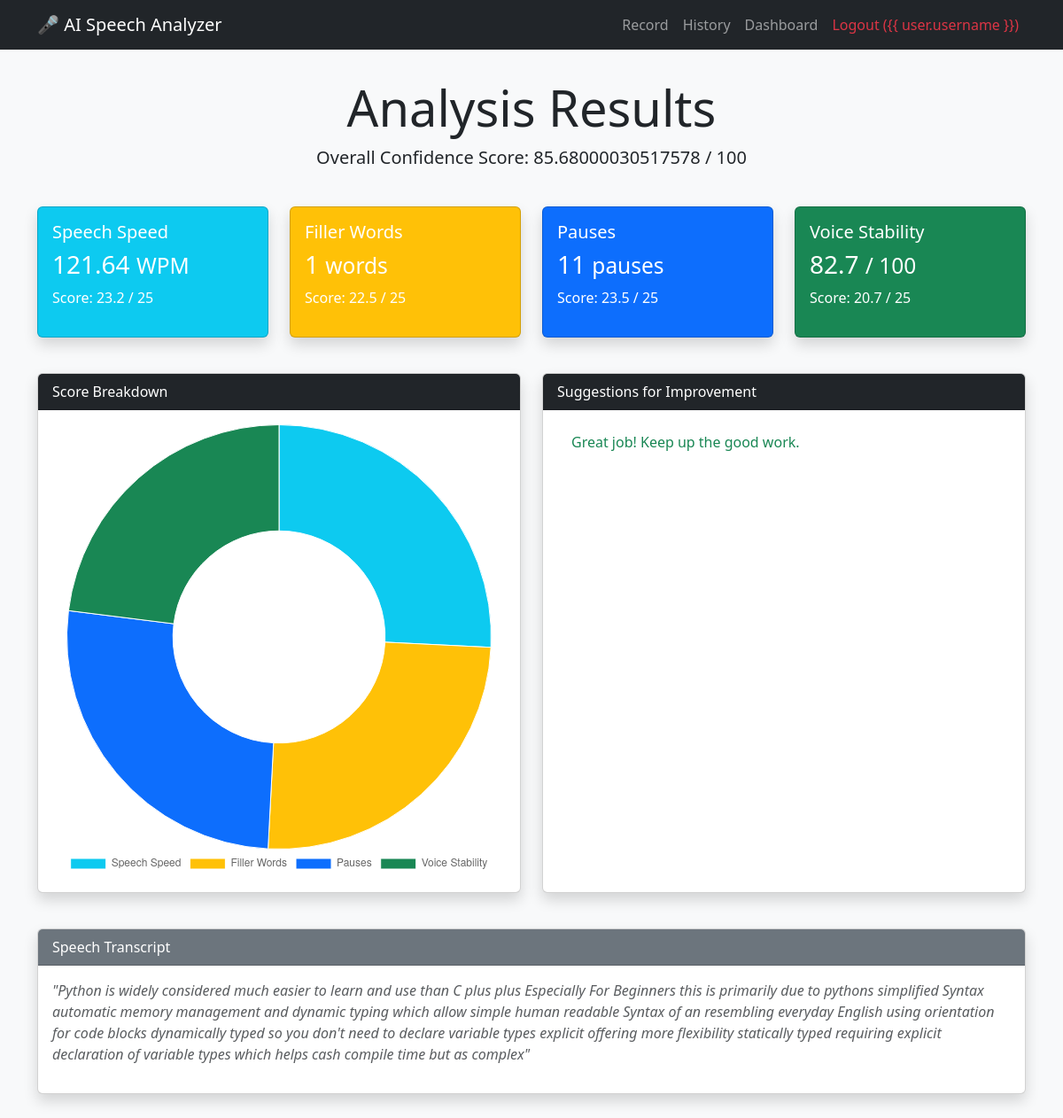
Page /results/59/ (signed in) on the committed database.
### analyzer/models.py (models this page shows, shortened)
class SpeechAnalysis(models.Model):
    uploaded_file = models.FileField(upload_to='speeches/')
    transcript = models.TextField(blank=True, null=True)
    speech_speed = models.FloatField(default=0.0)
    filler_word_count = models.IntegerField(default=0)
    pause_count = models.IntegerField(default=0)
    voice_stability = models.FloatField(default=0.0)
    confidence_score = models.FloatField(default=0.0)
    created_at = models.DateTimeField(auto_now_add=True)

### analyzer/views.py (the view)
# urls.py: path('results/<int:pk>/', views.results_dashboard, name='results_dashboard'),
@login_required(login_url='login')
def results_dashboard(request, pk):
    analysis = get_object_or_404(SpeechAnalysis, pk=pk)
    suggestions = []
    if analysis.speech_speed > 160:
        suggestions.append("Slow down! You are speaking too fast.")
    elif analysis.speech_speed < 120:
        suggestions.append("Try to speak a little faster and more energetically.")
    if analysis.filler_word_count > 5:
        suggestions.append("You have too many filler words. Practice pausing instead of saying 'um' or 'uh'.")
    if analysis.pause_count < 2:
        suggestions.append("Use more pauses to emphasize points.")
    if analysis.voice_stability < 50:
        suggestions.append("Your voice volume isn't stable. Try to maintain a constant tone and volume.")
    breakdown = {
        'speed': min(25, 25 - abs(140 - analysis.speech_speed) * 0.1),
        'filler': max(0, 25 - analysis.filler_word_count * 2.5),
        'pause': max(0, 25 - abs(10 - analysis.pause_count) * 1.5),
        'stability': min(25, (analysis.voice_stability / 100) * 25)
    }
    context = {
        'analysis': analysis,
        'suggestions': suggestions,
        'breakdown': breakdown,
    }
    return render(request, 'results.html', context)

### analyzer/templates/results.html
{% extends 'base.html' %}
{% block content %}
<div class="row mb-4">
    <div class="col-md-12 text-center">
        <h2 class="display-4">Analysis Results</h2>
        <p class="lead">
            Overall Confidence Score:
            <strong>{{ analysis.confidence_score|default:"0" }} / 100</strong>
        </p>
    </div>
</div>
<div class="row">
    <div class="col-md-3 mb-3">
        <div class="card shadow bg-info text-white h-100">
            <div class="card-body">
                <h5 class="card-title">Speech Speed</h5>
                <h3 class="card-text">
                    {{ analysis.speech_speed|default:"0" }} <small>WPM</small>
                </h3>
                <p>Score: {{ breakdown.speed|default:"0"|floatformat:1 }} / 25</p>
            </div>
        </div>
    </div>
    <div class="col-md-3 mb-3">
        <div class="card shadow bg-warning text-white h-100">
            <div class="card-body">
                <h5 class="card-title">Filler Words</h5>
                <h3 class="card-text">
                    {{ analysis.filler_word_count|default:"0" }} <small>words</small>
                </h3>
                <p>Score: {{ breakdown.filler|default:"0"|floatformat:1 }} / 25</p>
            </div>
        </div>
    </div>
    <div class="col-md-3 mb-3">
        <div class="card shadow bg-primary text-white h-100">
            <div class="card-body">
                <h5 class="card-title">Pauses</h5>
                <h3 class="card-text">
                    {{ analysis.pause_count|default:"0" }} <small>pauses</small>
                </h3>
                <p>Score: {{ breakdown.pause|default:"0"|floatformat:1 }} / 25</p>
            </div>
        </div>
    </div>
    <div class="col-md-3 mb-3">
        <div class="card shadow bg-success text-white h-100">
            <div class="card-body">
                <h5 class="card-title">Voice Stability</h5>
                <h3 class="card-text">
                    {{ analysis.voice_stability|default:"0"|floatformat:1 }} <small>/ 100</small>
                </h3>
                <p>Score: {{ breakdown.stability|default:"0"|floatformat:1 }} / 25</p>
            </div>
        </div>
    </div>
</div>
<div class="row mt-4">
    <div class="col-md-6 mb-3">
        <div class="card shadow h-100">
            <div class="card-header bg-dark text-white">Score Breakdown</div>
            <div class="card-body d-flex justify-content-center align-items-center">
                <canvas id="scoreChart"></canvas>
            </div>
        </div>
    </div>
    <div class="col-md-6 mb-3">
        <div class="card shadow h-100">
            <div class="card-header bg-dark text-white">Suggestions for Improvement</div>
            <div class="card-body">
                <ul class="list-group list-group-flush">
                    {% for suggestion in suggestions %}
                    <li class="list-group-item d-flex align-items-center">
                        <span class="badge bg-danger rounded-pill me-3">!</span>
                        {{ suggestion }}
                    </li>
                    {% empty %}
                    <li class="list-group-item text-success">
                        Great job! Keep up the good work.
                    </li>
                    {% endfor %}
                </ul>
            </div>
        </div>
    </div>
</div>
<div class="row mt-4 mb-5">
    <div class="col-md-12">
        <div class="card shadow">
            <div class="card-header bg-secondary text-white">
                Speech Transcript
            </div>
            <div class="card-body">
                <p class="fst-italic text-muted">
                    "{{ analysis.transcript|default:'No clear transcript could be generated.' }}"
                </p>
            </div>
        </div>
    </div>
</div>
{% endblock %}
{% block scripts %}
<script>
document.addEventListener("DOMContentLoaded", function () {
    const chartElement = document.getElementById("scoreChart");
    if (!chartElement) return;
    const ctx = chartElement.getContext("2d");
    const speed = parseFloat("{{ breakdown.speed|default:'0' }}");
    const filler = parseFloat("{{ breakdown.filler|default:'0' }}");
    const pause = parseFloat("{{ breakdown.pause|default:'0' }}");
    const stability = parseFloat("{{ breakdown.stability|default:'0' }}");
    new Chart(ctx, {
        type: "doughnut",
        data: {
            labels: [
                "Speech Speed",
                "Filler Words",
                "Pauses",
                "Voice Stability"
            ],
            datasets: [{
                data: [speed, filler, pause, stability],
                backgroundColor: [
                    "#0dcaf0",
                    "#ffc107",
                    "#0d6efd",
                    "#198754"
                ],
                borderWidth: 1
            }]
        },
        options: {
            responsive: true,
            plugins: {
                legend: {
                    position: "bottom"
                }
            }
        }
    });
});
</script>
{% endblock %}

### analyzer/templates/base.html (style rules this page uses)
body { background-color: #f8f9fa; }

### rows in the picture
SpeechAnalysis: confidence_score "85.68000030517578", speech_speed "121.64", filler_word_count "1", pause_count "11", voice_stability "82.7", transcript "Python is widely considered much easier to learn and use than C plus plus Especially For Beginners this is primarily due to pythons simplified Syntax automatic memory management and dynamic typing which allow simple human readable Syntax of an resembling everyday English using orientation for code blocks dynamically typed so you don't need to declare variable types explicit offering more flexibility statically typed requiring explicit declaration of variable types which helps cash compile time but as complex"

### other values in the picture
{{ breakdown.speed|default:"0"|floatformat:1 }} "23.2"
{{ breakdown.filler|default:"0"|floatformat:1 }} "22.5"
{{ breakdown.pause|default:"0"|floatformat:1 }} "23.5"
{{ breakdown.stability|default:"0"|floatformat:1 }} "20.7"
chart data {{ breakdown.speed|default:'0' }} 23.164
chart data {{ breakdown.filler|default:'0' }} 22.5
chart data {{ breakdown.pause|default:'0' }} 23.5
chart data {{ breakdown.stability|default:'0' }} 20.6825008392334
